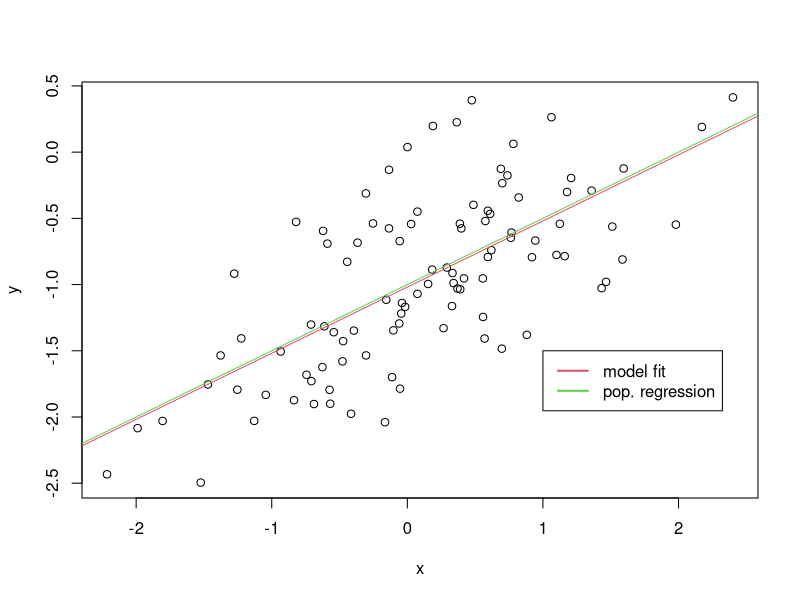
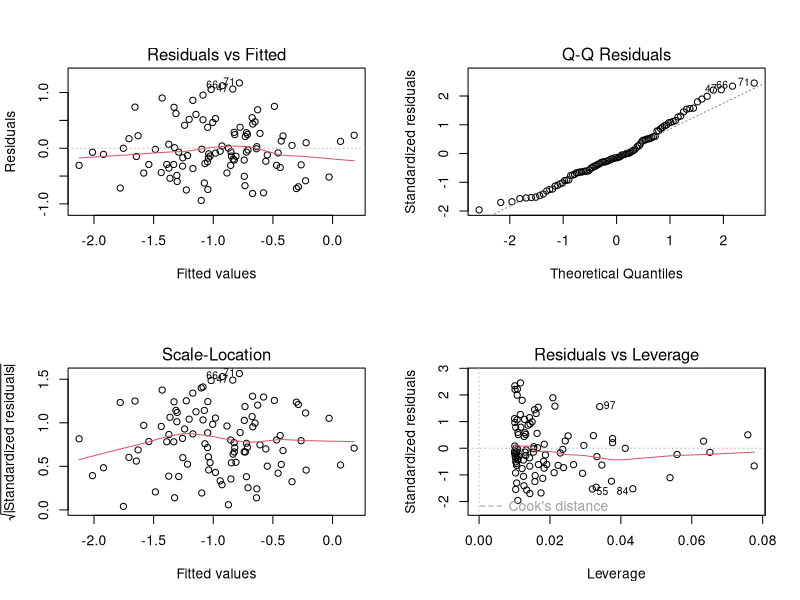
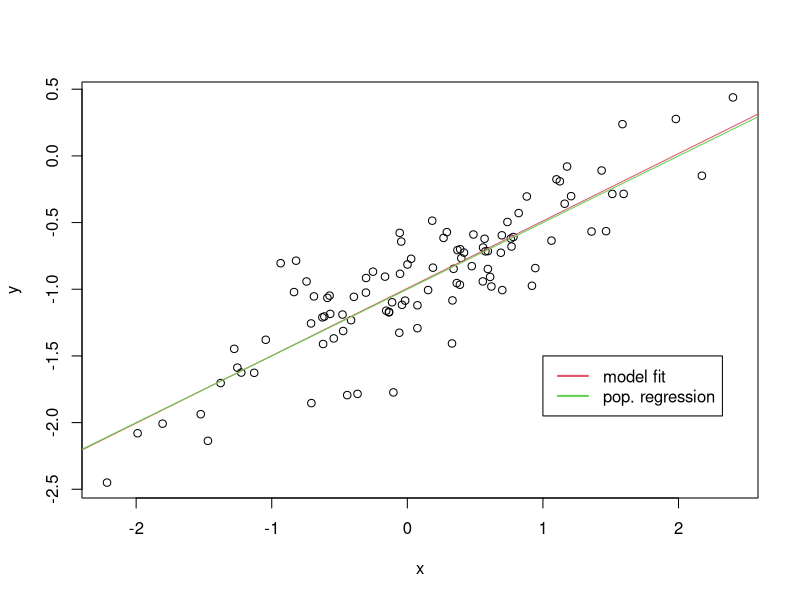

Write the R code that produced these figures, in order.
pdf("/home/orange/Desktop/ISLR-Exercises/Chapter 3/3.7.13.pdf")
set.seed(1)
x = rnorm(100)
#?rnorm
eps = rnorm(100, 0, 0.5)
y = -1 + 0.5*x + eps
plot(x,y)
lm.fit = lm(y~x)
summary(lm.fit)
# the sample coeff are close to the population coeff
abline(lm.fit, col=2)
abline(-1,0.5, col=3)
#?legend
legend(-1.5, legend = c("model fit", "pop. regression"), col=2:3, lwd=2)
par(mfrow=c(2,2))
plot(lm.fit)
lm.poly = lm(y~I(x^2)+x)
anova(lm.fit,lm.poly)
# Not much improvement in the model, p>0.05 thus not enough evidence
# against null hypothesis that the models are equally good
eps = rnorm(100, 0, 0.25)
y = -1 + 0.5*x + eps
lm.fit2 = lm(y~x)
summary(lm.fit2)
par(mfrow=c(1,1))
plot(x,y)
abline(lm.fit2, col=2)
abline(-1,0.5, col=3)
legend(-1.5, legend = c("model fit", "pop. regression"), col=2:3, lwd=2)
# p-value has decreased and R squared value increased
# p-value increases and R squared value decreases
# higher variance in confidence in interval
confint(lm.fit)
confint(lm.fit2)
dev.off()